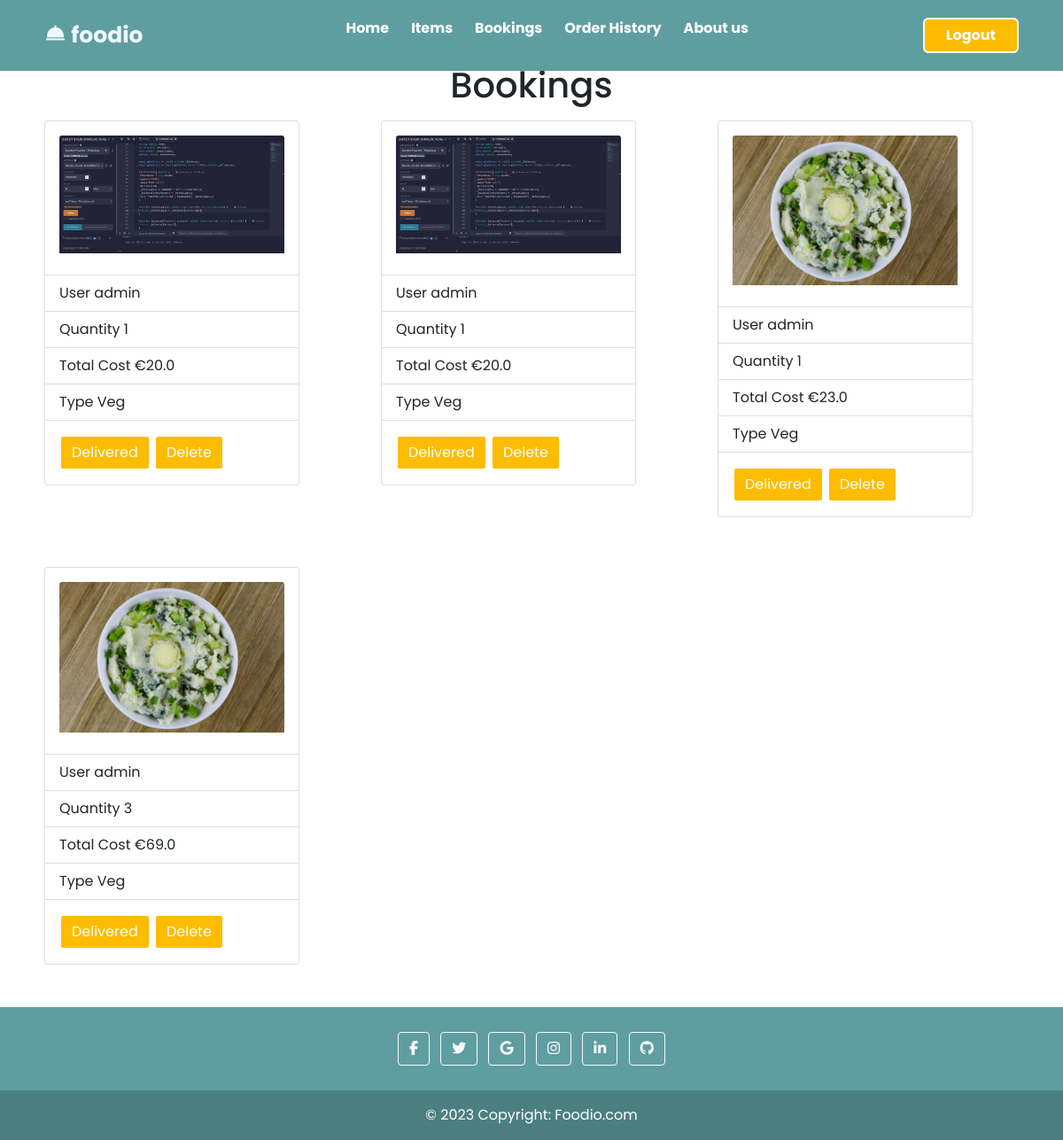
/bookings/ (signed in), run on an earlier commit of the app's database.
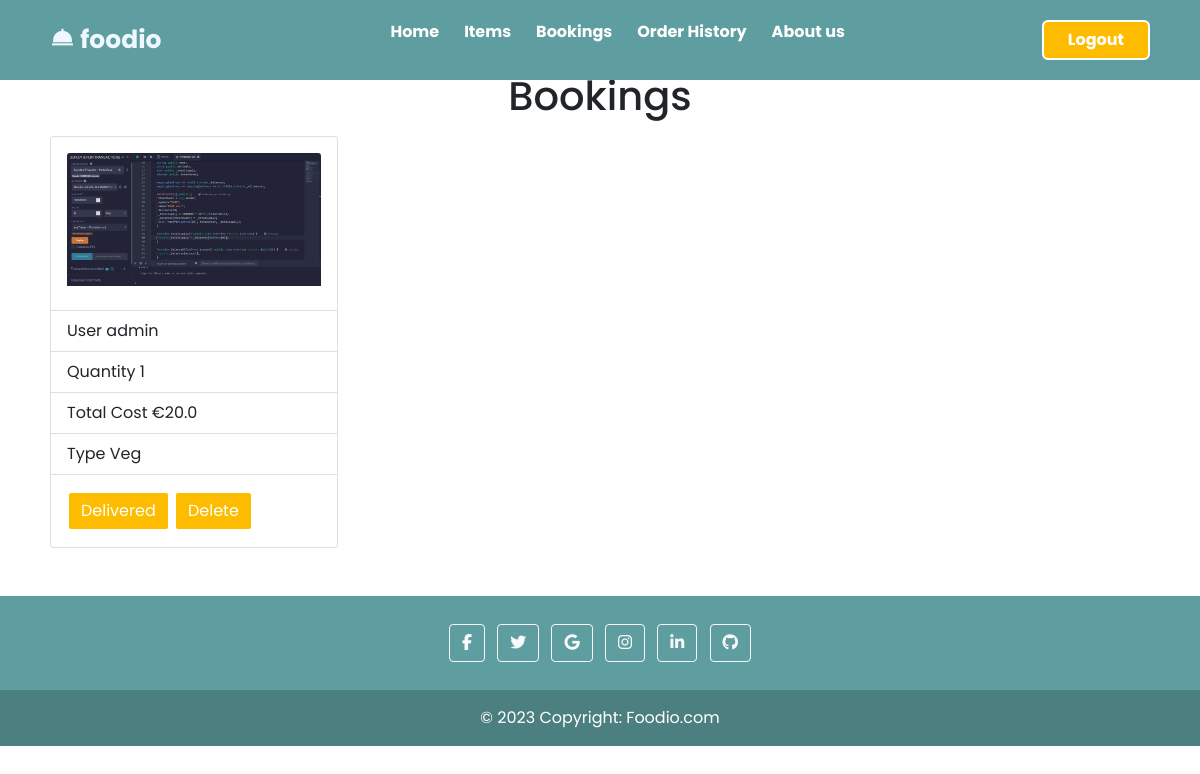
And on a later commit of the database.
### bookings/models.py (models this page shows, shortened)
class Bookorders(models.Model):
    user_id=models.ForeignKey(User,on_delete=models.CASCADE)
    item_id=models.ForeignKey(Items,on_delete=models.CASCADE)
    bookingdate= models.DateTimeField()
    quantity=models.IntegerField()
    total_cost=models.FloatField(null=True,blank=True)
    booking_status= models.BooleanField()

### items/models.py (models this page shows, shortened)
class Items(models.Model):
    item_name= models.CharField(max_length=100)
    item_price= models.IntegerField()
    item_description= models.CharField(max_length=100)
    item_isveg= models.BooleanField()
    item_img = models.ImageField(upload_to='static/photos/',default=None)

### bookings/views.py (the view)
# urls.py: path('', views.bookings, name='bookings' ),
@login_required
def bookings(request):
    if request.user.username == 'admin':
        data=Bookorders.objects.filter(booking_status=False)
    else:
        data=Bookorders.objects.filter(booking_status=False, user_id=request.user.id)
    return render(request , 'bookings/bookings.html',{'orders':data})

### templates/bookings/bookings.html (shortened to what this page needs)
{% extends 'base.html' %}
{% block body %}
{% load static %}
<div class="container">
    <h1 style=" text-align: center; ">Bookings</h1>
    <div class="row row-cols-10 row-cols-md-3">
        {% for order in orders %}
        <div class="col mb-4">
            <div class="d-flex mb-3">
                <div class="p-2">
                    <div class="card" style="width: 18rem;">
                        <div class="card-body">
                            <img src="/{{ order.item_id.item_img }}" style="width: 100%;height: auto;"
                                class=" card-img-top" alt="{{ order.item_id.item_img }}">
                        </div>
                        <ul class="list-group list-group-flush">
                            <li class="list-group-item">User {{ order.user_id }}</li>
                            <li class="list-group-item">Quantity {{ order.quantity }}</li>
                            <li class="list-group-item">Total Cost €{{ order.total_cost }} </li>
                            <li class="list-group-item">Type
                                {% if order.item_id.item_isveg %}
                                {{ "Veg" }}
                                {% else %}
                                {{ "Non-Veg" }}
                                {% endif %}
                            </li>
                        </ul>
                        <div class="card-body">
                            {% if user.is_superuser %}
                            <button class="btn btn-primary next-btn"
                                style="color:white; background-color: #fdbc00; border: 2px solid #fff;">
                                <a href="{% url 'updatebooking' order.id %}" style="color:white">Delivered</a></button>
                            {% endif %}
                            <button class="btn btn-primary prev-btn"
                                style="color:white; background-color: #fdbc00; border: 2px solid #fff;"> <a
                                    href="{% url 'deletebookings' order.id %}" style="color:white">Delete</a></button>
                        </div>
                    </div>
                </div>
            </div>
        </div>
        {% endfor %}
    </div>
</div>
{% endblock %}

What changed in the data, as far as the page shows it:
no longer on this page (row edited): Bookorders: item_id.item_img (picture), user_id "admin", quantity "1", total_cost "20.0", value "Veg"
no longer on this page (row edited): Bookorders: item_id.item_img (picture), user_id "admin", quantity "1", total_cost "23.0", value "Veg"
no longer on this page (row edited): Bookorders: item_id.item_img (picture), user_id "admin", quantity "3", total_cost "69.0", value "Veg"
